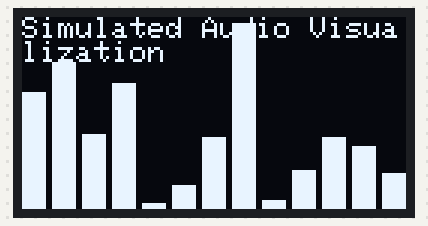
The sketch below on a simulated ESP32. On the bench: 128×64 one-colour display. Random numbers use the default seed unless the sketch sets one.

Above: at 0.16 s.
At 5.13 s:
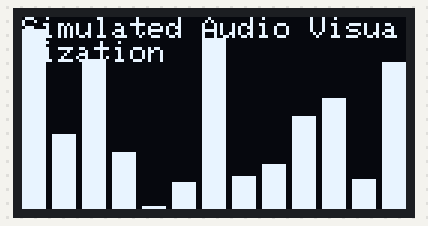
At 10.09 s:
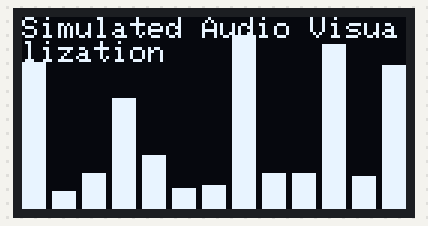
At 20.02 s:
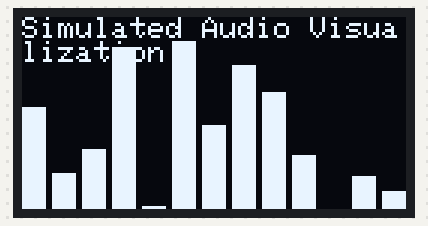
At 29.95 s:
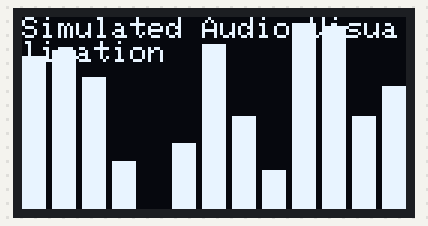
At 39.87 s:
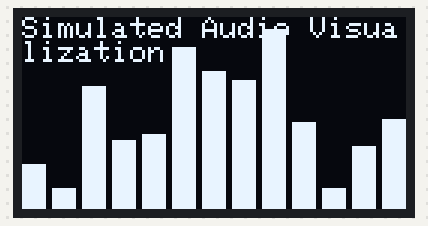

The sketch:

Test_Panel.ino
```cpp
#include <Wire.h>
#include <Adafruit_GFX.h>
#include <Adafruit_SSD1306.h>

#define SCREEN_WIDTH 128
#define SCREEN_HEIGHT 64
#define OLED_RESET -1
#define OLED_ADDRESS 0x3C   // I2C address of the OLED

Adafruit_SSD1306 display(SCREEN_WIDTH, SCREEN_HEIGHT, &Wire, OLED_RESET);

void setup() {
    Serial.begin(115200);
    display.begin(OLED_ADDRESS, OLED_ADDRESS); // Use OLED_ADDRESS directly
    display.clearDisplay();
    display.setTextColor(SSD1306_WHITE);
}

void loop() {
    // Clear the display
    display.clearDisplay();

    // Simulate audio levels with random values
    for (int i = 0; i < SCREEN_WIDTH; i += 10) {
        int audioLevel = random(0, SCREEN_HEIGHT);  // Generate a random audio level

        // Draw a vertical bar for each random level
        display.fillRect(i, SCREEN_HEIGHT - audioLevel, 8, audioLevel, SSD1306_WHITE);
    }

    // Optionally, display a label
    display.setCursor(0, 0);
    display.print("Simulated Audio Visualization");

    // Update the display
    display.display();
    delay(200);  // Small delay for readability
}
```
